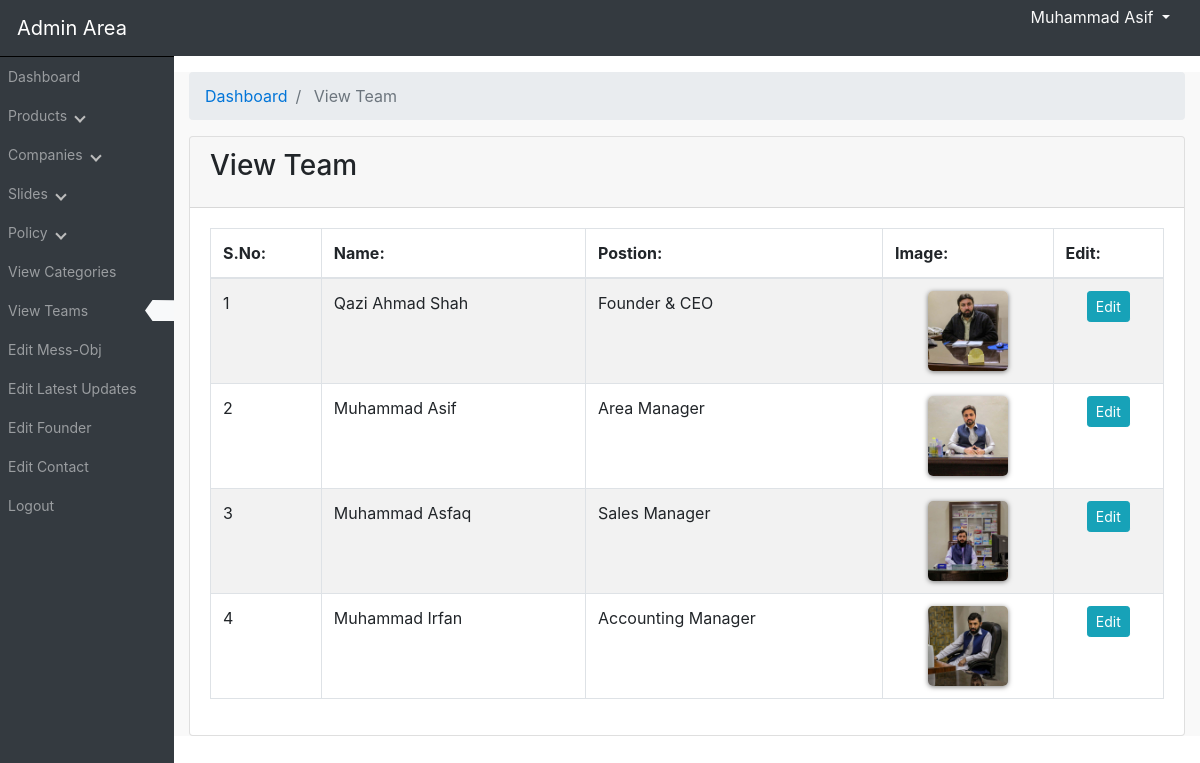
The page /admin_area/index.php?view_team (signed in) on the database its author committed.
### tables this page shows
CREATE TABLE `team` (
  `t_id` tinyint(3) UNSIGNED NOT NULL,
  `t_img` varchar(255) NOT NULL,
  `t_name` varchar(40) NOT NULL,
  `t_position` varchar(40) NOT NULL
);

### admin_area/view_team.php (the view, shortened to what this page needs)
<div class="row mt-5">
	<div class="col-lg-12">
		<ol class="breadcrumb">
			<li class="breadcrumb-item">
				<a href="index.php?dashboard" style="text-decoration: none; color: #0275d8;">Dashboard </a>
			</li>
			<li class="breadcrumb-item active">
				View Team
			</li>
		</ol>
	</div>
</div>
<div class="row">
	<div class="col-lg-12">
		<div class="card">
			<div class="card-header">
			<h3 class="card-title">
				View Team
			</h3>
			</div>
			<div class="card-body">
				<div class="table-responsive">
					<table class="table table-hover table-striped table-bordered" id="view_product_datatable">
						<thead>
							<tr>
								<th>S.No:</th>
								<th>Name:</th>
								<th>Postion:</th>
								<th>Image:</th>
								<th>Edit:</th>
							</tr>
						</thead>
						<tbody>
							<?php
								$i=0;
								$get_team = "SELECT * FROM team";
								$run_team = mysqli_query($con,$get_team);
								while ($row_team = mysqli_fetch_array($run_team))
								{
									$team_id = $row_team["t_id"];
									$team_name = $row_team["t_name"];
									$team_position = $row_team["t_position"];
									$team_img = $row_team["t_img"];
									$i++;
							?>
							<tr>
								<td><?php echo ($i); ?></td>
								<td id="title_admin_view_pro"><?php echo ($team_name); ?></td>
								<td id="title_admin_view_pro"><?php echo ($team_position); ?></td>
								<td class="text-center"><img class="img_admin_view_pro" src="../images/team/<?php echo ($team_img); ?>"></td>
								<td class="text-center">
									<a class="btn btn-info btn-sm" href="index.php?edit_team=<?php echo ($team_id); ?>">
										Edit
									</a>
								</td>
							</tr>
							<?php } ?>
						</tbody>
					</div>
			</div>
		</div>
	</div>
</div>

### admin_area/index.php (shortened to what this page needs)
<?php
	include("includes/db.php");
	if (!isset($_SESSION["admin_email"]))
	{
		echo
		"
			<script>window.open('login.php','_self');</script>
		";
	}
	else
	{
		$admin_session = $_SESSION["admin_email"];
		$get_admin = "SELECT admin_name FROM admins WHERE admin_email = '$admin_session'";
		$run_admin = mysqli_query($con,$get_admin);
		$row_admin = mysqli_fetch_array($run_admin);
		$admin_name = $row_admin["admin_name"];
?>
<?php
	$active_arrow="";
	if (isset($_GET["view_team"]) || isset($_GET["edit_team"]))
	{
		$active_arrow="team";
	}
?>
<!DOCTYPE html>
<html>
<head>
	<link rel="stylesheet" type="text/css" href="css/style.css">
	<link rel="stylesheet" href="https://stackpath.bootstrapcdn.com/bootstrap/4.1.3/css/bootstrap.min.css">
</head>
<body>
	<div id="wrapper">
		<div class="container-fluid ninja">
		<?php include("includes/sidebar.php"); ?>
		</div><br>
		<div id="page-wrapper">
			<div class="container-fluid">
				<?php
					if (isset($_GET["insert_product"]))
					{
						include("insert_product.php");
					}
					elseif (isset($_GET["edit_product"]))
					{
						include("edit_product.php");
					}
					elseif (isset($_GET["view_p_cats"]))
					{
						include("view_p_cats.php");
					}
					elseif (isset($_GET["insert_com"]))
					{
						include("insert_com.php");
					}
					elseif (isset($_GET["view_com"]))
					{
						include("view_com.php");
					}
					elseif (isset($_GET["edit_com"]))
					{
						include("edit_com.php");
					}
					elseif (isset($_GET["insert_slide"]))
					{
						include("insert_slide.php");
					}
					elseif (isset($_GET["view_slides"]))
					{
						include("view_slides.php");
					}
					elseif (isset($_GET["edit_slide"]))
					{
						include("edit_slide.php");
					}
					elseif (isset($_GET["insert_policy"]))
					{
						include("insert_policy.php");
					}
					elseif (isset($_GET["view_policy"]))
					{
						include("view_policy.php");
					}
					elseif (isset($_GET["edit_policy"]))
					{
						include("edit_policy.php");
					}
					elseif (isset($_GET["view_team"]))
					{
						include("view_team.php");
					}
					elseif (isset($_GET["edit_team"]))
					{
						include("edit_team.php");
					}
					elseif (isset($_GET["edit_mess_obj"]))
					{
						include("edit_mess_obj.php");
					}
					elseif (isset($_GET["edit_news"]))
					{
						include("edit_news.php");
					}
					elseif (isset($_GET["edit_founder"]))
					{
						include("edit_founder.php");
					}
					elseif (isset($_GET["edit_contact"]))
					{
						include("edit_contact.php");
					}
					elseif (isset($_GET["insert_admin"]))
					{
						include("insert_admin.php");
					}
					elseif (isset($_GET["view_admin"]))
					{
						include("view_admin.php");
					}
					elseif (isset($_GET["edit_admin"]))
					{
						include("edit_admin.php");
					}
					else
					{
						include("dashboard.php");
					}
				?>
			</div>
		</div>
	</div>
</body>
</html>
<?php } ?>

### admin_area/includes/sidebar.php (shortened to what this page needs)
<nav class="navbar navbar-expand-lg bg-dark navbar-dark fixed-top">
<div class="row">
	<div class="navbar-header">
		<a href="index.php?dashboard" class="navbar-brand ml-3">Admin Area</a>
	</div>
	<ul class="nav navbar-nav" id="top_admin_name">
		<li class="dropdown">
			<a href="#" id="admin_dropdown" class="dropdown-toggle" data-toggle="dropdown">
				<?php echo "$admin_name"; ?> <b class="caret"></b>
			</a>
		</li>
	</ul>
</div>
	<div class="collapse navbar-collapse navbar-exl-collapse">
			<ul class="navbar-nav side-nav bg-dark border-sidebar flex-column">
				<li class="nav-item">
					<a class="nav-link" href="index.php?dashboard">
						Dashboard
					</a>
				</li>
				<li class="nav-item">
					<a class="nav-link side-bar-link" href="#" data-toggle="collapse" data-target="#products">
						Products
						<i class="fas fa-caret-down"></i>
					</a>
				</li>
				<li class="nav-item">
					<a class="nav-link side-bar-link" href="#" data-toggle="collapse" data-target="#cat">
						Companies
						<i class="fas fa-caret-down"></i>
					</a>
				</li>
				<li class="nav-item">
					<a class="nav-link side-bar-link" href="#" data-toggle="collapse" data-target="#slides">
						Slides
						<i class="fas fa-caret-down"></i>
					</a>
				</li>
				<li class="nav-item">
					<a class="nav-link side-bar-link" href="#" data-toggle="collapse" data-target="#policy">
						Policy
						<i class="fas fa-caret-down"></i>
					</a>
				</li>
				<li class="nav-item">
					<a class="nav-link side-bar-link" href="index.php?view_p_cats">
						View Categories
					</a>
				</li>
				<li class="nav-item">
					<a class="nav-link" href="index.php?view_team">
						View Teams
						<?php if ($active_arrow=="team")
						{
							arrow_ico();
						} ?>
					</a>
				</li>
				<li class="nav-item">
					<a class="nav-link" href="index.php?edit_mess_obj">
						Edit Mess-Obj
					</a>
				</li>
				<li class="nav-item">
					<a class="nav-link" href="index.php?edit_news">
						Edit Latest Updates
					</a>
				</li>
				<li class="nav-item">
					<a class="nav-link" href="index.php?edit_founder">
						Edit Founder
					</a>
				</li>
				<li class="nav-item">
					<a class="nav-link" href="index.php?edit_contact">
						Edit Contact
					</a>
				</li>
				<li class="nav-item">
					<a class="nav-link" href="logout.php">
						Logout
					</a>
				</li>
			</ul>
	</div>
</nav>
<?php
	function arrow_ico()
	{
		echo
		"
			<div class='float-right bg-light active_sidebar_ico'>&nbsp</div>
		";
	}
?>

### admin_area/css/style.css (style rules this page uses)
#admin_dropdown { color: #f9f9f9; text-decoration: none; transition: all 0.3s ease-in-out; }
#top_admin_name { position: fixed; z-index: 1; right: 30px; top: 5px; }
#wrapper { padding-left: 0px; }
#page-wrapper { width: 100%; background-color: #f9f9f9; margin-top: 32px; }
@media (min-width: 992px) { .side-nav { position: fixed; top: 56px; bottom: 0; left: 0px; width: 17%; overflow-y: auto; overflow-x: hidden; } }
@media (min-width: 992px) { #page-wrapper { padding-left: 17%; } }
@media (min-width: 1115px) { .side-nav { width: 14.5%; } }
@media (min-width: 1115px) { #page-wrapper { padding-left: 14.5%; } }
.active_sidebar_ico { background-color: white; clip-path: polygon(25% 0%, 100% 1%, 100% 100%, 25% 100%, 0% 50%); width: 30px; }
@media (min-width: 992px) { .active_sidebar_ico { margin-right: -9px; } }
.nav-item { padding-top: 1px; padding-bottom: 1px; font-size: 14px; }
.border-sidebar { border-top: 1px inset #1e1e1e; }
.img_admin_view_pro { object-fit: cover; box-shadow: 0 1px 5px rgba(0,0,0,0.5); border-radius: 5px; }
@media (min-width: 992px) { .img_admin_view_pro { width: 80px; height: 80px } }
.fas { border: solid #bdbdbd; border-width: 0 2px 2px 0; display: inline-block; padding: 3px; margin-left: 5px; }
.fa-caret-down { transform: rotate(45deg); -webkit-transform: rotate(45deg); }

### rows shown on the page
team: t_name "Qazi Ahmad Shah", t_position "Founder & CEO", t_img (picture)
team: t_name "Muhammad Asif", t_position "Area Manager", t_img (picture)
team: t_name "Muhammad Asfaq", t_position "Sales Manager", t_img (picture)
team: t_name "Muhammad Irfan", t_position "Accounting Manager", t_img (picture)

### other values the page prints
$admin_name "Muhammad Asif"
